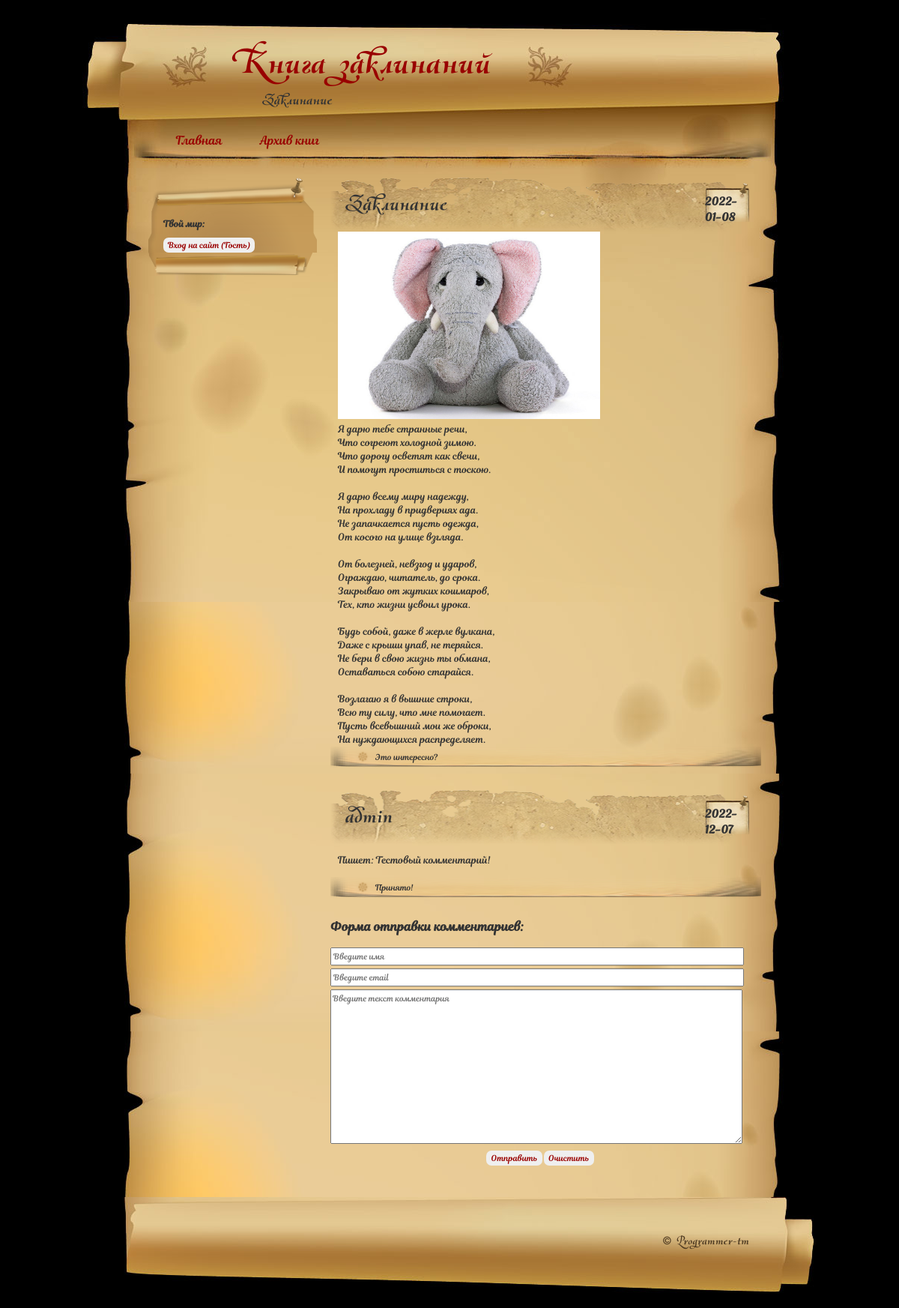
Page /post/?id=1 on the earlier database version.
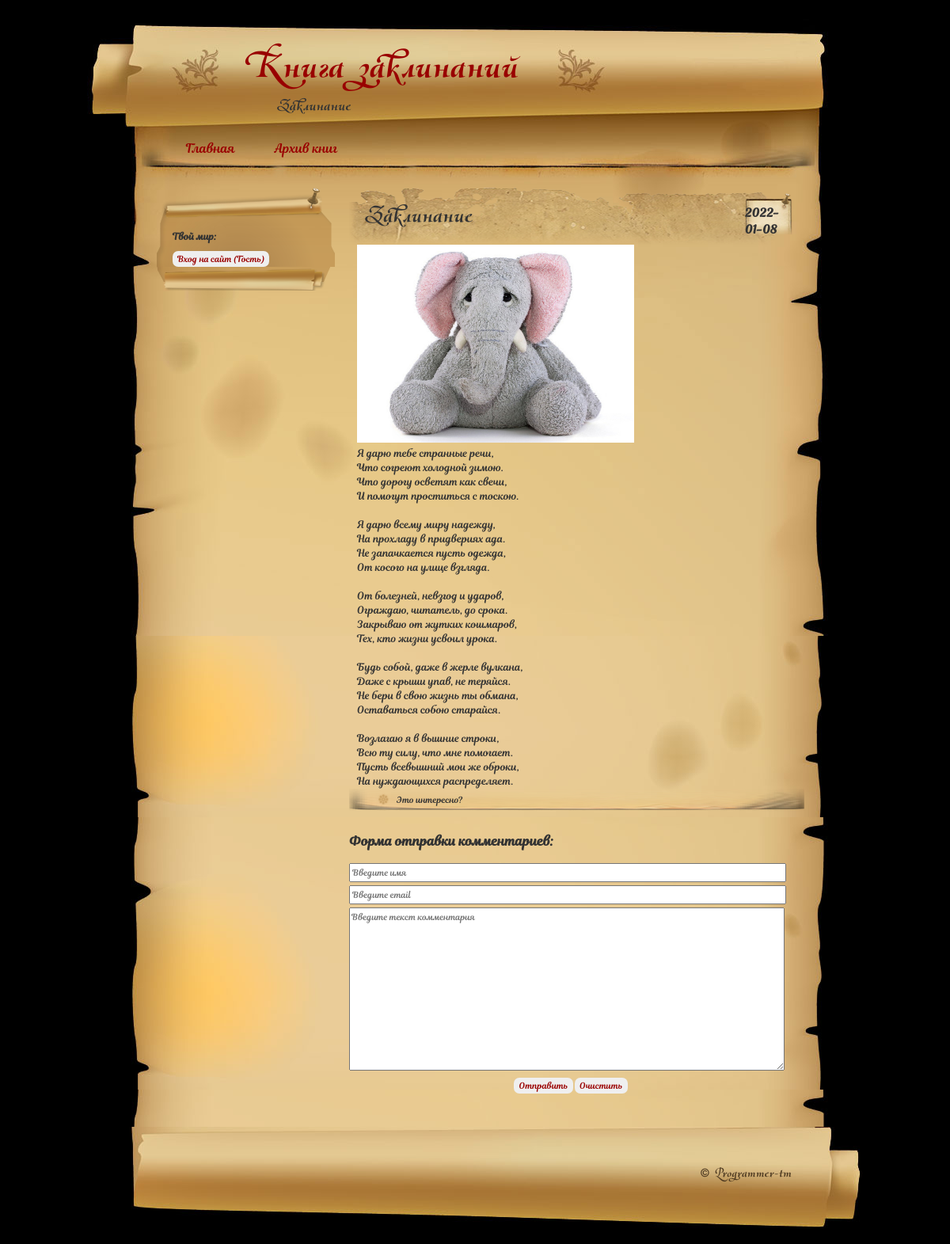
Same page on the later database version.
### tables this page shows
CREATE TABLE `comments` (
  `id` int(11) NOT NULL,
  `post_id` int(11) DEFAULT NULL,
  `name` varchar(20) NOT NULL,
  `email` varchar(100) NOT NULL,
  `text` varchar(255) NOT NULL,
  `moder_id` int(11) DEFAULT NULL,
  `status` tinyint(4) NOT NULL DEFAULT 1,
  `date_write` date NOT NULL DEFAULT current_timestamp(),
  `date_modification` date DEFAULT NULL
);

### core/model/functions.php (called while the page is built, shortened)
<?php
function allContent(){
    global $box;
    return mysqli_fetch_all(mysqli_query($box['db'], "SELECT * FROM {$box['table']} {$box['params']}"), MYSQLI_ASSOC);
}
function oneContent(){
    global $box;
    return mysqli_fetch_assoc(mysqli_query($box['db'], "SELECT * FROM {$box['table']} {$box['params']}"));
}
function clearData(){
    global $box;
    $box['table'] = "";
    $box['params'] = "";
}
function updReadPost(){
    global $box;
    $box['table']="posts";
    ++$box['post']['readings'];
    $box['params']="SET `readings` = '{$box['post']['readings']}' where `id` = '{$_GET['id']}'";
}
function getPost(){
    global $box;
    $box['table']="posts";
    $box['params']="where id=".$_GET['id'];
    $box['post']=oneContent();
}
function getComments($params=""){
    global $box;
    $box['table']="comments";
    if ($params != ""){
        $box['params']=$params;
    } else {
        $box['params']="where `post_id` = '{$_GET['id']}'";
    }
    return allContent();
}
function getUsers($cmd=""){
    global $box;
    $box['table']="users";
    if ($cmd == ""){
        $box['params']="where id<>'{$_SESSION['id']}'";
    } else {
        $box['params']="";
    }
    return allContent();
}
function getConfig(){
    global $box;
    if (!$config){
        $box['config'] = parse_ini_file("../core/config/config.ini", true);
    }
}
function render(){
    global $box;
    include_once "../core/theme/".$box['config']['site']['theme']."/".$box['route'].".php";
    include_once "../core/theme/".$box['config']['site']['theme']."/main.php";
}

### core/router/router.php (called while the page is built, shortened)
<?php
include_once "../core/model/functions.php";
$box=['route' => explode("/", $_SERVER["REQUEST_URI"])[1]];
include_once "../core/controller/".$box['route'].".php";
render();

### public/index.php (called while the page is built)
<?php
include_once "../core/router/router.php";

### core/controller/post.php (called while the page is built, shortened)
<?php
include_once "../core/model/functions.php";
getPost();
$box['page']=$box['post']['title'];
$box['userlist']=getUsers("all");
$box['comments']=getComments();

### core/theme/scroll/post.php (the view, shortened to what the changed rows need)
<div class="post">
	<div class="post-title">
		<h2>
			<?php if($_SESSION['role'] == "0"):?>
				<input type="text" value="<?=$box['post']['title']?>" name="post[title]" required>
			<?php else:?>
				<?=$box['post']['title'];?>
			<?php endif;?>
		</h2>
	</div>
</div>
<?php foreach($box['comments'] as $comment):?>
    <?php if(($_SESSION['role'] != "2" && $_SESSION['role'] != "") || $comment['name'] == $_SESSION['login']):?>
        <div class="post">
		<div class="post-title">
			<div class="post-date">
				<br>
				<?=$comment['date_write'];?>
			</div>
			<h2>Управление комментарием!</h2>
		</div>
		<div class="post-entry">
            <form action="?id=<?=$box['post']['id'];?>&cmd=updComment" method="post" enctype="multipart/form-data">
            <input type="text" value="<?=$comment['id'];?>" name="comment[id]" required hidden><br>
            <input type="text" value="<?=$comment['name'];?>" name="comment[name]" required><br>
            <textarea name="comment[text]" rows="19" cols="44"><?=$comment['text'];?></textarea><br>
            <?php foreach($box['userlist'] as $user):?>
                <?php if($user['id'] == $comment['moder_id']):?>
                    <p>Последние действия: (<?=$user['nickname']?>, <?=$comment['date_modification'];?>)</p>
                <?php endif;?>
            <?php endforeach;?>
		</div>
		<div class="post-info">
            <button type="submit">Сохранить</button>
            <button type="reset" class="cancelbtn">Отменить</button>
            <?php if($_SESSION['role'] != "2"):?>
                <a href="?id=<?=$box['post']['id'];?>&cmd=modComment&c_id=<?=$comment['id'];?>">
                <?php if($comment['status'] == "0"):?>
                    Закрыть!
                <?php elseif($comment['status'] == "1"):?>
                    Публиковать!
                <?php else:?>
                    На проверку!
                <?php endif;?>
                </a>
            <?php else:?>
                <p>
                <?php if($comment['status'] == "0"):?>
                    Опубликовано
                <?php else:?>
                    На модерации
                <?php endif;?>
                </p>
            <?php endif;?>
            <a href="?id=<?=$box['post']['id'];?>&cmd=delComment&c_id=<?=$comment['id'];?>">X</a>
            </form>
		</div>
		<div class="clear"></div>
        </div>
    <?php elseif($comment['status'] == "0"):?>
        <div class="post">
		<div class="post-title">
			<div class="post-date">
				<br>
				<?=$comment['date_write'];?>
			</div>
			<h2><?=$comment['name'];?></h2>
		</div>
		<div class="post-entry">
            <p>Пишет: <?=$comment['text'];?></p>
		</div>
		<div class="post-info">
            Принято!
		</div>
        </div>
    <?php endif;?>
<?php endforeach;?>
<div class="post">
<div class="comments">
	<h2>Форма отправки комментариев:</h2><br>
</div>
</div>

Differences in the rows shown:
no longer on this page (row edited): comments: status 0 (drawn), date_write "2022-12-07", name "admin", text "Тестовый комментарий!"
